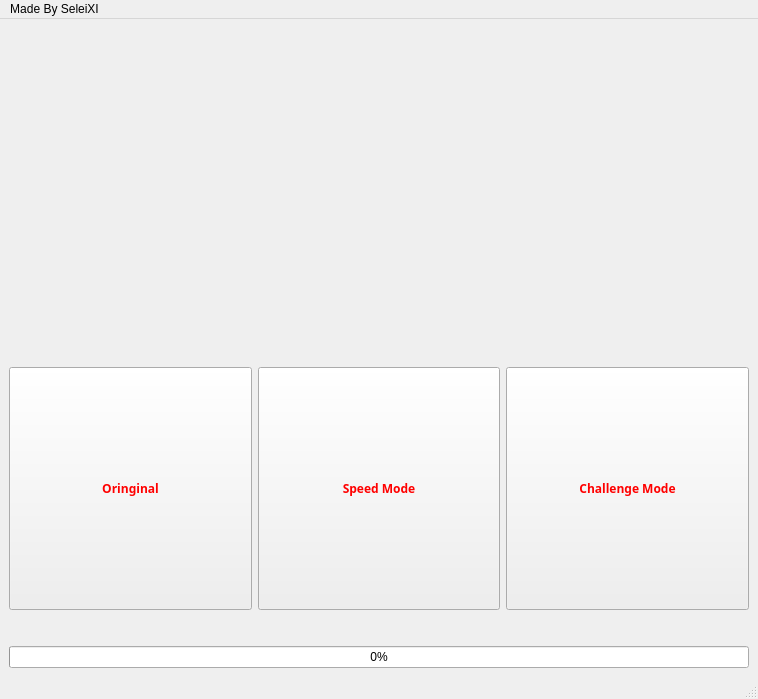
<?xml version="1.0" encoding="UTF-8"?>
<ui version="4.0">
 <class>MainWindow</class>
 <widget class="QMainWindow" name="MainWindow">
  <property name="geometry">
   <rect>
    <x>0</x>
    <y>0</y>
    <width>758</width>
    <height>699</height>
   </rect>
  </property>
  <property name="windowTitle">
   <string>Lord_Game</string>
  </property>
  <property name="styleSheet">
   <string notr="true">QPushButton{
color:Red}</string>
  </property>
  <widget class="QWidget" name="centralwidget">
   <layout class="QVBoxLayout" name="verticalLayout">
    <item alignment="Qt::AlignHCenter">
     <widget class="QLabel" name="label">
      <property name="text">
       <string/>
      </property>
      <property name="pixmap">
       <pixmap>C:/Users/bzhan/Desktop/test_decompiler/chigua.png</pixmap>
      </property>
     </widget>
    </item>
    <item>
     <layout class="QHBoxLayout" name="horizontalLayout">
      <property name="sizeConstraint">
       <enum>QLayout::SetDefaultConstraint</enum>
      </property>
      <property name="leftMargin">
       <number>0</number>
      </property>
      <property name="topMargin">
       <number>30</number>
      </property>
      <property name="bottomMargin">
       <number>30</number>
      </property>
      <item>
       <widget class="QPushButton" name="pushButton_2">
        <property name="sizePolicy">
         <sizepolicy hsizetype="Minimum" vsizetype="Preferred">
          <horstretch>0</horstretch>
          <verstretch>0</verstretch>
         </sizepolicy>
        </property>
        <property name="font">
         <font>
          <family>MiSans Heavy</family>
          <weight>75</weight>
          <italic>false</italic>
          <bold>true</bold>
         </font>
        </property>
        <property name="text">
         <string>Oringinal</string>
        </property>
       </widget>
      </item>
      <item>
       <widget class="QPushButton" name="pushButton">
        <property name="sizePolicy">
         <sizepolicy hsizetype="Minimum" vsizetype="Minimum">
          <horstretch>0</horstretch>
          <verstretch>0</verstretch>
         </sizepolicy>
        </property>
        <property name="font">
         <font>
          <family>MiSans Heavy</family>
          <weight>75</weight>
          <italic>false</italic>
          <bold>true</bold>
         </font>
        </property>
        <property name="text">
         <string>Speed Mode</string>
        </property>
        <property name="autoDefault">
         <bool>false</bool>
        </property>
        <property name="flat">
         <bool>false</bool>
        </property>
       </widget>
      </item>
      <item>
       <widget class="QPushButton" name="pushButton_3">
        <property name="enabled">
         <bool>true</bool>
        </property>
        <property name="sizePolicy">
         <sizepolicy hsizetype="Minimum" vsizetype="Preferred">
          <horstretch>0</horstretch>
          <verstretch>0</verstretch>
         </sizepolicy>
        </property>
        <property name="font">
         <font>
          <family>MiSans Heavy</family>
          <weight>75</weight>
          <italic>false</italic>
          <bold>true</bold>
         </font>
        </property>
        <property name="text">
         <string>Challenge Mode</string>
        </property>
        <property name="icon">
         <iconset>
          <normaloff>../../../封面/chigua.png</normaloff>../../../封面/chigua.png</iconset>
        </property>
       </widget>
      </item>
     </layout>
    </item>
    <item>
     <widget class="QProgressBar" name="progressBar">
      <property name="maximum">
       <number>5</number>
      </property>
      <property name="value">
       <number>0</number>
      </property>
     </widget>
    </item>
   </layout>
  </widget>
  <widget class="QMenuBar" name="menubar">
   <property name="geometry">
    <rect>
     <x>0</x>
     <y>0</y>
     <width>758</width>
     <height>23</height>
    </rect>
   </property>
   <widget class="QMenu" name="menuMade_By_SeleiXI">
    <property name="title">
     <string>Made By SeleiXI</string>
    </property>
   </widget>
   <addaction name="menuMade_By_SeleiXI"/>
  </widget>
  <widget class="QStatusBar" name="statusbar"/>
 </widget>
 <resources/>
 <connections/>
</ui>
